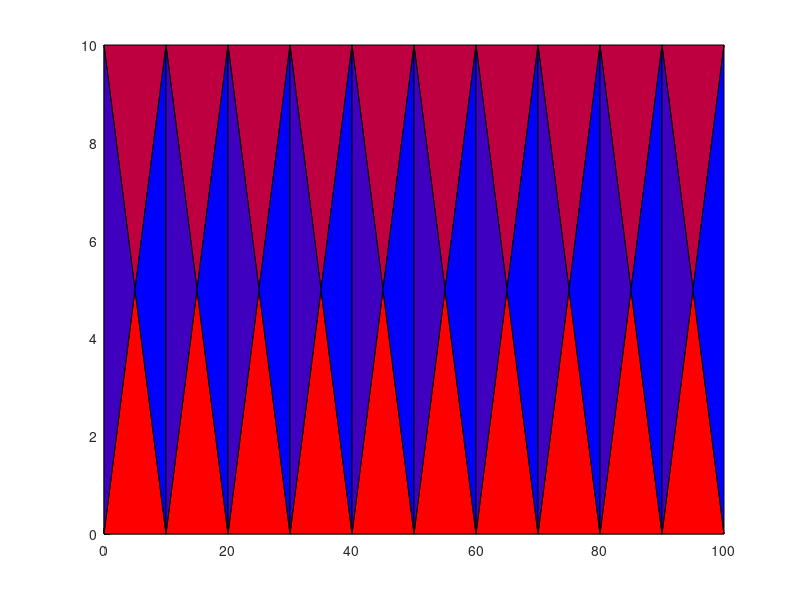

This chart was generated by the following MATLAB code:

close all
xBounds = [0, 100];
yBounds = [0, 10];

cols = 10;
rows = 1;

% find the number of staes
numStates = xBounds(end) / cols;

% get x coordinates
points = xBounds(1) : numStates : xBounds(end);
xcoords = zeros(numStates, 4, 4);
ycoords = zeros(numStates, 4, 4);
ind = 1;
for count = 1: numStates
    startPt = points(count);
    endPt = points(count+1);
    mid = (endPt - startPt)/2 + startPt;
    
    %lower triangle
    xcoords(ind,1, 1) = startPt;
    xcoords(ind,2,1) = mid;
    xcoords(ind,3,1) = endPt;
    xcoords(ind,4,1) = startPt;
    
    ycoords(ind,1,1) = 0;
    ycoords(ind,2,1) = 5;
    ycoords(ind,3,1) = 0;
    ycoords(ind,4,1) = 0;
    
    %upper triangle
    xcoords(ind, 1, 2) = startPt;
    xcoords(ind, 2, 2) = mid;
    xcoords(ind, 3, 2) = endPt;
    xcoords(ind, 4, 2) = startPt;
    
    ycoords(ind, 1, 2) = 10;
    ycoords(ind, 2, 2) = 5;
    ycoords(ind, 3, 2) = 10;
    ycoords(ind, 4, 2) = 10;
    
    %left triangle
    
    xcoords(ind, 1, 3) = startPt;
    xcoords(ind, 2, 3) = mid;
    xcoords(ind, 3, 3) = startPt;
    xcoords(ind, 4, 3) = startPt;
    
    ycoords(ind, 1, 3) = 0;
    ycoords(ind, 2, 3) = 5;
    ycoords(ind, 3, 3) = 10;
    ycoords(ind, 4, 3) = 0;
    
    % right triangle
    xcoords(ind, 1, 4) = endPt;
    xcoords(ind, 2, 4) = mid;
    xcoords(ind, 3, 4) = endPt;
    xcoords(ind, 4, 4) = endPt;
    
    ycoords(ind, 1, 4) = 0;
    ycoords(ind, 2, 4) = 5;
    ycoords(ind, 3, 4) = 10;
    ycoords(ind, 4, 4) = 0;
    
    ind = ind + 1;
    
end


% plot
[numpts, ~,~] = size(xcoords);
fh = figure(1);
hold on
for i = 1:numpts
    a = fill(xcoords(i, :, 1), ycoords(i, :, 1), [1 0 0]);
    b = fill(xcoords(i, :, 2), ycoords(i, :, 2), [0.75 0 0.25]);
    c = fill(xcoords(i, :, 3), ycoords(i, :, 3), [0.25 0 0.75]);
    d = fill(xcoords(i, :, 4), ycoords(i, :, 4), [0 0 1]);
end